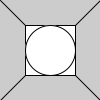
Frame 1 (no input)
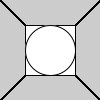
Frame 60 (the mouse pressed at the canvas centre just before this capture)
Frame 120 (the mouse held since frame 60 and released just before this capture): identical to frame 60, image omitted

The Processing sketch that drew these frames (run headless with seeded random() and noise(); from frame 60 on, the mouse is pressed at the canvas centre):

// Processing sketch: processing_127240
// ── processing_127240.pde

//Camila Diaz
//8/1/14
//First processing application

void setup() {  //setup function called initially, only once
  
 
}

void draw() {  //draw function loops 
    line (0,0,100,100);     //Diagonal line
    line (100,0,0,100);    //Diagonal line
    rectMode(CENTER);
    rect(50,50,50,50);    //square
    ellipseMode(CENTER);
    ellipse(50,50,50,50);    //circle
  
  
  
  
    
}
